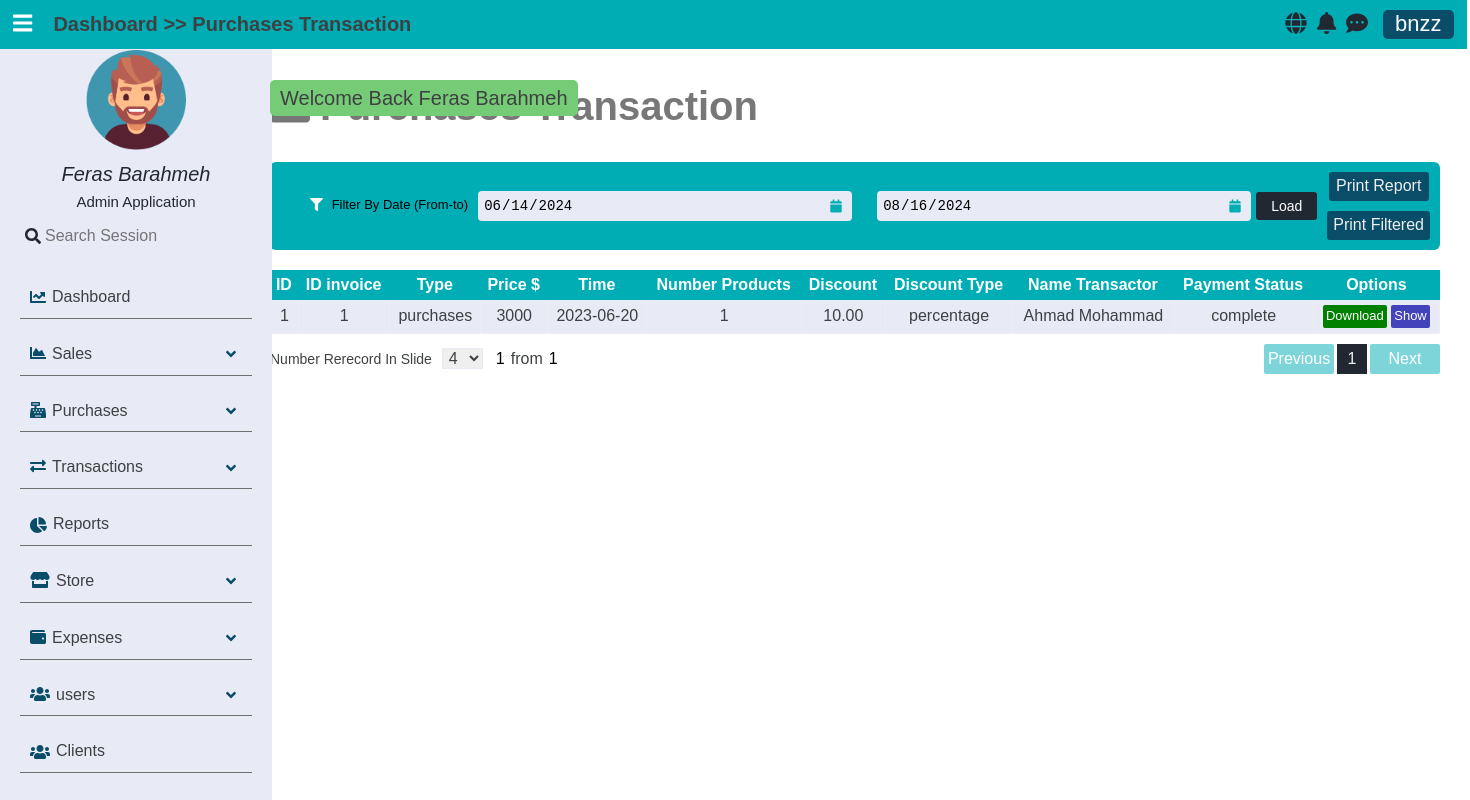
The page /transactions/purchases (signed in) on the database as committed earlier.
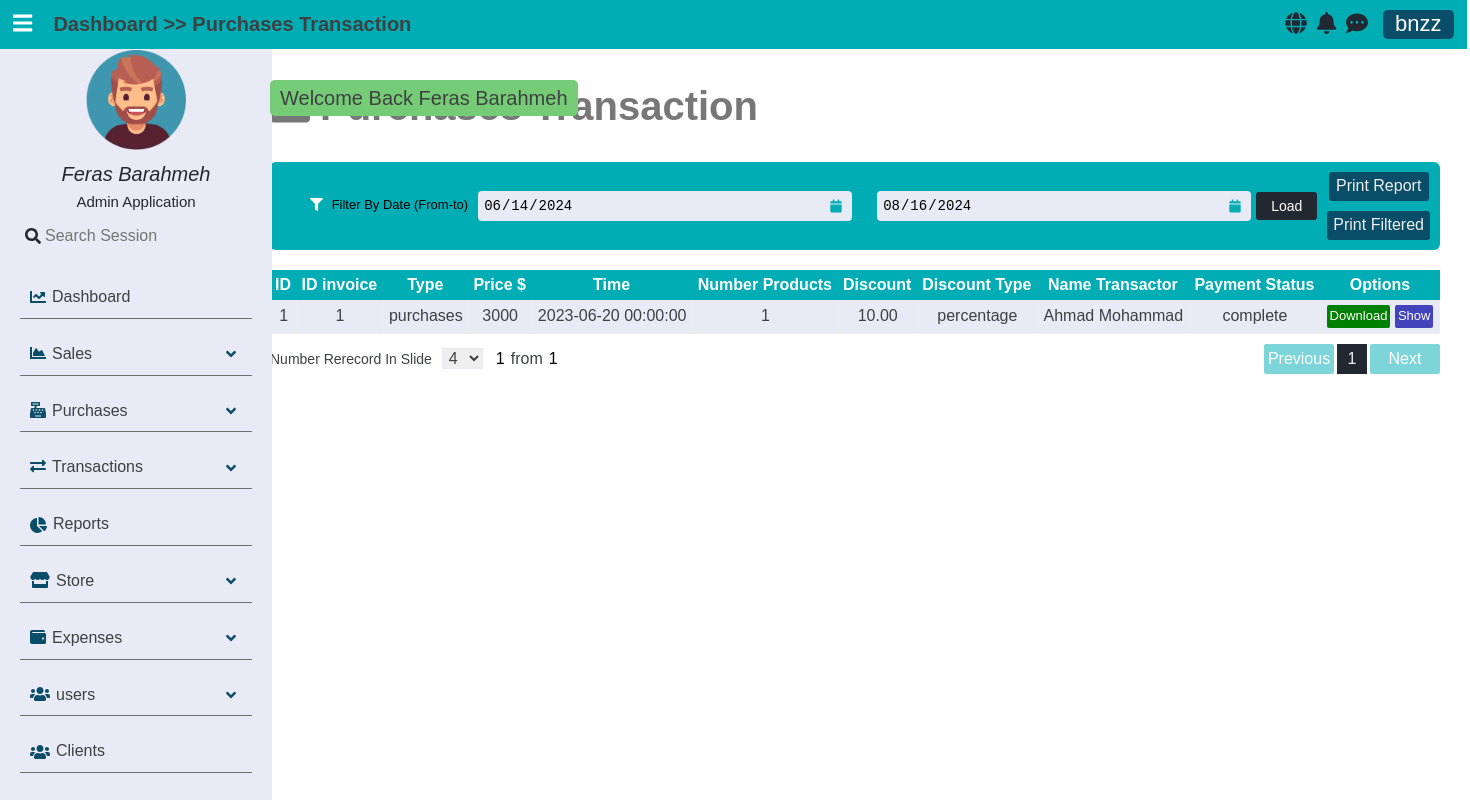
The same page on the database as committed later.
### tables this page shows
CREATE TABLE `purchases_invoices` (
  `InvoiceId` int(10) UNSIGNED NOT NULL,
  `SupplierId` int(10) UNSIGNED NOT NULL,
  `PaymentType` tinyint(1) NOT NULL,
  `PaymentStatus` tinyint(1) NOT NULL,
  `Created` datetime NOT NULL DEFAULT current_timestamp(),
  `Discount` decimal(8,2) DEFAULT NULL,
  `UserId` int(10) UNSIGNED NOT NULL,
  `NumberProducts` int(6) NOT NULL,
  `TypeInvoice` enum('purchases','sales') DEFAULT 'purchases',
  `DiscountType` enum('percentage','value') DEFAULT NULL
);

CREATE TABLE `purchases_invoices_receipts` (
  `ReceiptId` int(10) UNSIGNED NOT NULL,
  `InvoiceId` int(10) UNSIGNED NOT NULL,
  `PaymentType` tinyint(1) NOT NULL,
  `PaymentAmount` decimal(8,2) NOT NULL,
  `PaymentLiteral` varchar(60) NOT NULL,
  `BankName` varchar(30) DEFAULT NULL,
  `BankAccountNumber` varchar(30) DEFAULT NULL,
  `CheckNumber` varchar(15) DEFAULT NULL,
  `TransferredTo` varchar(30) DEFAULT NULL,
  `created` date NOT NULL,
  `UserId` int(10) UNSIGNED NOT NULL
);

CREATE TABLE `suppliers` (
  `SupplierId` int(10) UNSIGNED NOT NULL,
  `Name` varchar(30) NOT NULL,
  `PhoneNumber` varchar(15) NOT NULL,
  `Email` varchar(40) NOT NULL,
  `Address` varchar(50) NOT NULL
);

### app/controllers/AbstractController.php (called while the page is built, shortened)
<?php
abstract class AbstractController
{
    protected $_controller;
    protected $_action;
    public $_info = [];
    protected Template $_template;
    protected Registration $_registry;
    private function mergeInfo(): void
    {
        $dictionaryLanguage = $this->language->getDictionary();
        if (isset($dictionaryLanguage) && !empty($dictionaryLanguage))
            $this->_info = array_merge($this->_info, $dictionaryLanguage);
    }
    protected function _renderView(): void
    {
        $view = VIEWS_PATH .$this->_controller . DS . $this->_action . ".view.php";
        $this->_template->setRegistry($this->_registry);
        $this->_template->setActionViewFile($view);
        $this->_template->setData($this->_info);
        $this->_template->renderFiles();
    }
    public function setTemplate($tem): void
    {
        $this->_template = $tem;
    }
    public function setRegistry($registry): void
    {
        $this->_registry = $registry;
    }
    public function setController(mixed $controller): void
    {
        $this->_controller = $controller;
    }
    public function setAction(mixed $action): void
    {
        $this->_action = $action;
    }
}

### app/controllers/TransactionsController.php (called while the page is built, shortened)
<?php
class TransactionsController extends AbstractController
{
    public function purchasesAction()
    {
        $transactionsSales = new TransactionsPurchasesModel();
        $this->_info["transactionsPurchases"] = $transactionsSales->getInfoPurchasesInvoice();
        $this->_renderView();
    }
}

### app/LIB/frontcontroller.php (called while the page is built, shortened)
<?php
class FrontController
{
    private $_controller = "index";
    private $_action = "default";
    private $_params = [];
    private $_template;
    private Registration $_registry;
    public function __construct(Template $tem, Registration $registry, Authentication $authenticated)
    {
        $this->_template = $tem;
        $this->_registry = $registry;
    }
    public function dispatch(): void
    {
        $actionName          = $this->_action . "Action";
        $controller = new $controllerClassName();
        $controller->setController($this->_controller);
        $controller->setAction($this->_action);
        $controller->setParams($this->_params);
        $controller->setTemplate($this->_template);
        $controller->setRegistry($this->_registry);
        $controller->$actionName();
    }
    public function setController(mixed $controller): void
    {
        if (isset($controller) && $controller) {
            $this->_controller = $controller;
        }
    }
    public function setAction(mixed $action): void
    {
        if (isset($action) && $action) {
            $this->_action = $action;
        }
    }
}

### public/index.php (called while the page is built, shortened)
<?php
require_once APP_PATH . DS . "LIB" . DS . "autoload.php";
$session = new SessionManager;
$session->start();
$templateParts = require_once ".." . DS . "app" . DS . "config" . DS . "templateconfig.php";
$template       = new Template($templateParts);
$languages      = new Language();
$message        = Messenger::getInstance($session);
$authenticated  = Authentication::getInstance($session);
$registry       = Registration::getInstance();
$registry->session  = $session;
$registry->language = $languages;
$registry->message  = $message;
$frontController = new FrontController($template, $registry, $authenticated);
$frontController->dispatch();

### app/LIB/autoload.php (called while the page is built, shortened)
<?php
class  AutoLoad {
    public static function autoLoad($className)
    {
        $className = str_replace("APP", '', $className);
        $className = strtolower($className) . ".php" ;
    }
}

### app/LIB/database/databasehandler.php (called while the page is built, shortened)
<?php
abstract class DatabaseHandler
{
    public static function factory():  PDODatabaseHandler | MySQLiDatabaseHandler
    {
        $driver = DATABASE_CONN_DRIVER;
        if ($driver == self::DATABASE_DRIVER_POD) {
            return PDODatabaseHandler::getInstance();
        } elseif ($driver == self::DATABASE_DRIVER_MYSQLI) {
            return MySQLiDatabaseHandler::getInstance();
        }
        return PDODatabaseHandler::getInstance();
    }
}

### app/LIB/database/pdodatabasehandler.php (called while the page is built, shortened)
<?php
class PDODatabaseHandler extends DatabaseHandler
{
    private static $_instance;
    private static $_handler;
    public function __call($name, $arguments)
    {
        return call_user_func_array(array(&self::$_handler, $name), $arguments);
    }
    protected static function init()
    {
        try {
            self::$_handler = new \PDO(
                'mysql:hostname=' . DATABASE_HOST_NAME . ';dbname=' . DATABASE_DB_NAME,
                DATABASE_USER_NAME, DATABASE_PASSWORD, array(
                    \PDO::ATTR_ERRMODE => \PDO::ERRMODE_WARNING,
                    \PDO::MYSQL_ATTR_INIT_COMMAND => 'SET NAMES utf8'
                )
            );
        } catch (\PDOException $e) {
        }
    }
    public static function getInstance(): PDODatabaseHandler
    {
        if(self::$_instance === null) {
            self::$_instance = new self();
        }
        return self::$_instance;
    }
}

### app/models/abstractmodel.php (called while the page is built, shortened)
<?php
class AbstractModel
{
    public function get($query, $options=[]): false|\ArrayIterator
    {
        $stmt = DatabaseHandler::factory()->prepare($query);
        $stmt->execute();
        if(method_exists(get_called_class(), '__construct')) {
            $results = $stmt->fetchAll(\PDO::FETCH_CLASS | \PDO::FETCH_PROPS_LATE, get_called_class(), array_keys(static::$tableSchema));
        } else {
            $results = $stmt->fetchAll(\PDO::FETCH_CLASS, get_called_class());
        }
        if ((is_array($results) && !empty($results))) {
            return new \ArrayIterator($results);
        }
        return false;
    }
}

### app/models/TransactionsPurchasesModel.php (called while the page is built, shortened)
<?php
class TransactionsPurchasesModel extends AbstractModel
{
    public function getInfoPurchasesInvoice(NULL | array $filters = null): false|\ArrayIterator
    {
        $sql = "
            SELECT
                I.*, R.*, C.*
            FROM
                purchases_invoices AS I
            INNER JOIN
                    purchases_invoices_receipts AS R
            ON
                R.InvoiceId = I.InvoiceId
            JOIN
                    suppliers as C
            ON
                I.SupplierId = C.SupplierId
        ";
        return $this->get($sql);
    }
}

### app/views/transactions/purchases.view.php (the view, shortened to what the changed rows need)
<h1 class="title-header"><i class="fa fa-briefcase"></i><?= $title_header ?></h1>
<section class="transactions-container">
    <section class="options">
        <div class="filters">
            <div class="filter" filter-between-vals>
                <label for="date-filter"><i class="fa fa-filter"></i> <?= $text_filter_by_date ?></label>
                <div class="from-to">
                    <div class="date-input">
                        <input type="date" id="from" class="custom-date-input" input-from value="2024-06-14">
                        <i class="fa fa-calendar"></i>
                    </div>
                    <div class="date-input">
                        <input type="date" id="to" class="custom-date-input" input-to value="2024-08-16">
                        <i class="fa fa-calendar"></i>
                    </div>
                </div>
                <button class="load stander-btn" apply-btn><?= $text_load ?></button>
            </div>
        </div>
        <div class="print-buttons">
            <button><?= $text_print_report ?></button>
            <button><?= $text_print_filtered ?></button>
        </div>
    </section>
    <section class="transactions">
        <div class="container-table responsive-table mt-20" id="transactions">
            <table class="pagination-table" id="transactions-table">
                <thead>
                <tr>
                    <th><?= $text_id ?></th>
                    <th><?= $text_id_invoice ?></th>
                    <th><?= $text_type ?></th>
                    <th><?= $text_price ?></th>
                    <th><?= $text_time ?></th>
                    <th><?= $text_num_product ?></th>
                    <th><?= $text_discount ?></th>
                    <th><?= $text_discount_type ?></th>
                    <th><?= $text_name_transactor ?></th>
                    <th><?= $text_payment_status ?></th>
                    <th><?= $text_options ?></th>
                </tr>
                </thead>
                <tbody>
                <?php
                if ($transactionsPurchases) {
                    $i = 0;
                    foreach ($transactionsPurchases as $transactionsPurchase) {
                        $i++;
                        ?>
                        <tr class="">
                            <td><?= $i ?></td>
                            <td><?= $transactionsPurchase->InvoiceId ?></td>
                            <td><?= $transactionsPurchase->TypeInvoice ?></td>
                            <td><?= (float)$transactionsPurchase->PaymentAmount + (float) $transactionsPurchase->PaymentLiteral ?></td>
                            <td><?= $transactionsPurchase->Created ?></td>
                            <td><?= $transactionsPurchase->NumberProducts ?></td>
                            <td><?= $transactionsPurchase->Discount ?></td>
                            <td><?= $transactionsPurchase->DiscountType  == null ? $text_no_disc : $transactionsPurchase->DiscountType ?></td>
                            <td><?= $transactionsPurchase->Name ?></td>
                            <td><?= $paymentsStatus[$transactionsPurchase->PaymentStatus] ?></td>
                            <td>
                                <div class="icons">
                                    <button class="dir-r top-5 download-btn">
                                        <a href="/transactions/pdf/<?= $transactionsPurchase->InvoiceId ?>/<?= $transactionsPurchase->TypeInvoice ?>/D"><?= $text_download ?></a>
                                    </button>
                                    <button class="dir-r top-5 show-btn">
                                        <a href="/transactions/pdf/<?= $transactionsPurchase->InvoiceId ?>/<?= $transactionsPurchase->TypeInvoice ?>/S"><?= $text_show ?></a>
                                    </button>
                                </div>
                            </td>
                        </tr>
                        <?php
                    }
                }
                ?>
                </tbody>
            </table>
    </section>
</section>

### app/LIB/template/Template.php (shortened to what the changed rows need)
<?php
class Template
{
    private $_templateParts;
    private $_actionView;
    public function __construct(array $templateParts)
    {
        $this->_templateParts = $templateParts;
    }
    public function setActionViewFile($file): void
    {
        $this->_actionView = $file;
    }
    private function setTemplateHeaderStart(): void
    {
        require_once TEMPLATE_PATH . "templateheaderstart.php";
    }
    private function setTemplateHeaderEnd(): void
    {
        require_once TEMPLATE_PATH . "templateheaderend.php";
    }
    private function ifKeyTemplatePartExist($nameKey): bool
    {
        return array_key_exists($nameKey, $this->_templateParts);
    }
    private function requireFiles($parts): void
    {
        foreach ($parts as $partKey => $partValue) {
            if ($partKey === NAME_VIEW_TEMPLATE_KEY) {
                require_once $this->_actionView;
            }
            else  {
                require_once $partValue;
            }
        }
    }
    private function renderTemplateFiles(): void
    {
        if ($this->ifKeyTemplatePartExist(NAME_TEMPLATE_BLOCK_KEY)) {
            $parts = $this->_templateParts[NAME_TEMPLATE_BLOCK_KEY];
            if(! empty($parts)) {
                $this->requireFiles($parts);
            }
        } else {
            trigger_error("Name Template Key Not Found", E_USER_WARNING);
        }
    }
    private function generateLinksTags($resources, &$links, $type="css"): void
    {
        if (!empty($resources)) {
            foreach ($resources as $resourceKey => $resourceValue) {
                if ($type === "css")
                    $links .=  '<link rel="stylesheet" href="' . $resourceValue .'">';
                else
                    $links .= '<script src="' . $resourceValue. '" ></script>';
            }
        }
    }
    private function renderHeaderResources(): void
    {
        if ($this->ifKeyTemplatePartExist(NAME_TEMPLATE_HEADER_RESOURCES)) {
            $resources = $this->_templateParts[NAME_TEMPLATE_HEADER_RESOURCES];
            $links = '';
            if(! empty($resources)) {
                $css = $resources["css"];
                $this->generateLinksTags($css, $links, "css");
                $js = $resources["js"];
                $this->generateLinksTags($js, $links, "js");
            }
            echo $links;
        }
        else {
            trigger_error("Name Template Key Not Found ( " . NAME_TEMPLATE_HEADER_RESOURCES . ')', E_USER_WARNING);
        }
    }
    private function setTemplateFooter(): void
    {
        require_once TEMPLATE_PATH . "tempaltefooter.php";
    }
    public function renderFiles(): void
    {
        $this->renderHeaderResources();
        $this->renderTemplateFiles();
    }
}

Rows that differ between the two databases and show on the page:
changed purchases_invoices "purchases": Created "2023-06-20" → "2023-06-20 00:00:00"
